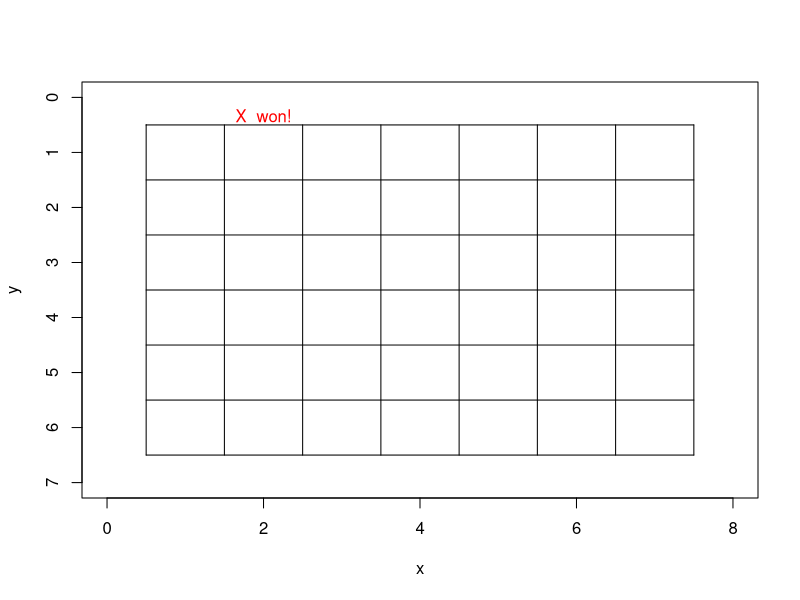

R code for this plot:
rm(list = ls())

# Detecting if four in a row exist in a given vector from the board helper function

four.in.a.row = function(player, v, debug=FALSE) {
  if (debug) {
    cat(sep="", "four.in.a.row(player=", player, ", v=", v, ")\n")
  } 
  value <- rle(v)
  if(any(value$lengths >= 4)) {
    return(TRUE)
  } else {
    return(FALSE)
  }
}

# Check for win helper function

won = function(player, board, r, c, debug=FALSE) {
  if (debug) {
    cat(sep="", "won(player=", player, ", board=\n")
    print(board)
    cat(sep="", ", r=", r, ", c=", c, ")\n")
  }
  if(four.in.a.row(player, v = board[row(board) == r]) == TRUE) {
    return(TRUE)
  } else if (four.in.a.row(player, v = board[col(board) == c]) == TRUE) {
    return(TRUE)
  } else if (four.in.a.row(player, v = board[row(board) - col(board) == r - c]) == TRUE) {
    return(TRUE)
  } else if (four.in.a.row(player, v = board[row(board) + col(board) == r + c]) == TRUE) {
    return(TRUE)
  } else {
    return(FALSE)
  }
}

# Largest empty row helper function

largest.empty.row = function(board, col, debug=FALSE) {
  if (debug) {
    cat(sep="", "largest.empty.row(board=\n")
    print(board)
    cat(sep="", ", col=", col, ")\n")
  }
  if (any(board[,col] == "E")) {
    return(max(which(board[,col] == "E")))
  } else {
    return(TRUE) 
  }
}

# Draw connect four board.

x = rep(1:7, each = 6)
y = rep(1:6, times = 7)

plot(x, y, type="n", xlim=c(0, 8), ylim=c(7, 0))
segments(x0 = c(0.5, 0.5, 0.5, 0.5, 0.5, 0.5, 0.5, 0.5, 0.5, 1.5, 2.5, 3.5, 4.5, 5.5, 6.5, 7.5), 
         y0 = c(6.5, 5.5, 4.5, 3.5, 2.5, 1.5, 0.5, 0.5, 0.5, 0.5, 0.5, 0.5, 0.5, 0.5, 0.5, 0.5), 
         x1 = c(7.5, 7.5, 7.5, 7.5, 7.5, 7.5, 7.5, 0.5, 0.5, 1.5, 2.5, 3.5, 4.5, 5.5, 6.5, 7.5), 
         y1 = c(6.5, 5.5, 4.5, 3.5, 2.5, 1.5, 0.5, 6.5, 0.5, 6.5, 6.5, 6.5, 6.5, 6.5, 6.5, 6.5))

# Data matrix used to keep track of the game
board = matrix(data=rep("E", times=42), nrow=6, ncol=7)

# Game! With functions to check for win and largest empty row
player = "X"
for (i in 1:42) {
  index = identify(x, y, n=1)
  col = x[index]
  empty = largest.empty.row(board, col)
  # if (empty == TRUE) {
  #   cat(set = "", "Column is full, select an empty column.", "\n")
  #   index = identify(x, y, n=1)
  # }
  row = y[empty]
  board[row, col] = player
  text(x=col, y=row, labels=player)
  cat(sep="", "i=", i, ", player=", player, ", index=", index,
      ", row=", row, ", col=", col, ", board:", "\n")
  print(board)
  if(won(player, board, row, col)) {
    text(x=2, y=1/3, labels=paste(player, " won!"), col="red")
    break
  }
  player = ifelse(test=(player == "X"), yes="O", no="X")
}
